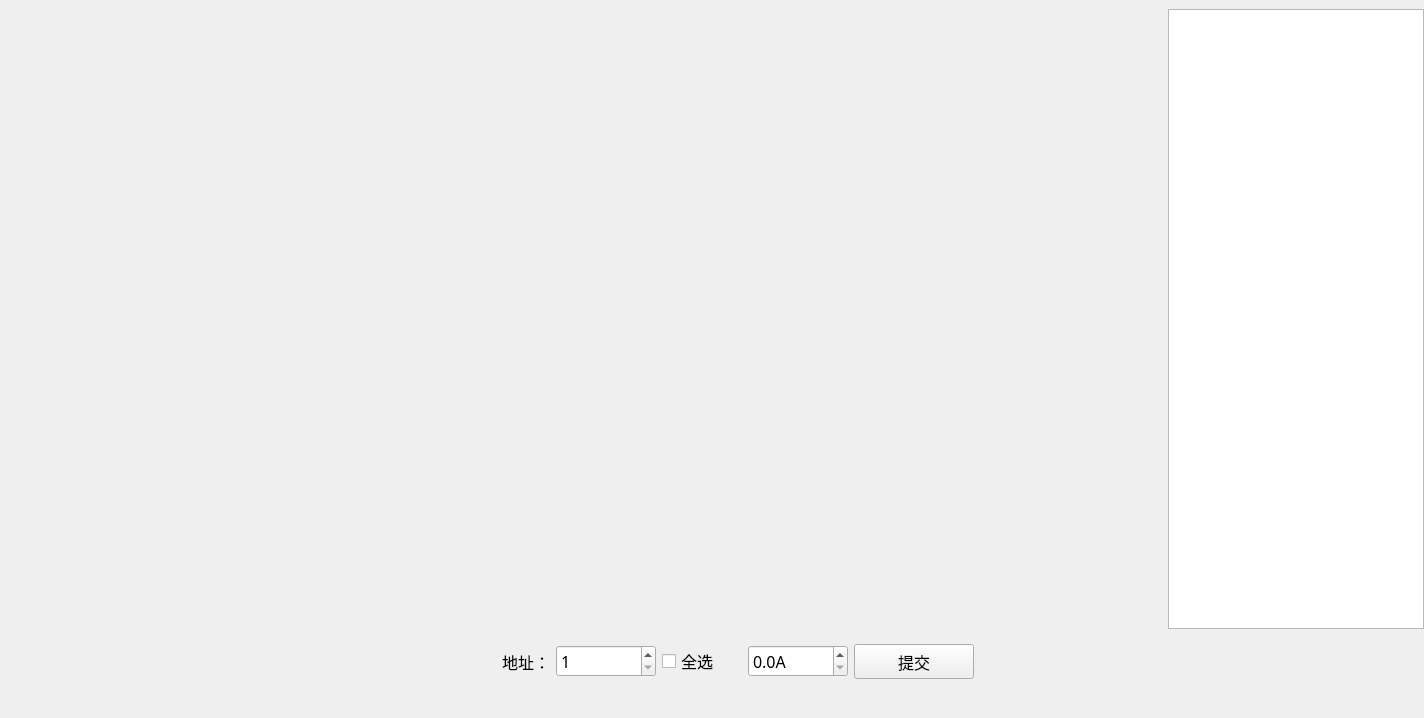
<?xml version="1.0" encoding="UTF-8"?>
<ui version="4.0">
 <class>MpduRtuTest_ThresholdOutputWid</class>
 <widget class="QWidget" name="MpduRtuTest_ThresholdOutputWid">
  <property name="geometry">
   <rect>
    <x>0</x>
    <y>0</y>
    <width>1424</width>
    <height>718</height>
   </rect>
  </property>
  <property name="windowTitle">
   <string>Form</string>
  </property>
  <layout class="QVBoxLayout" name="verticalLayout">
   <property name="leftMargin">
    <number>0</number>
   </property>
   <property name="topMargin">
    <number>9</number>
   </property>
   <property name="rightMargin">
    <number>0</number>
   </property>
   <property name="bottomMargin">
    <number>30</number>
   </property>
   <item>
    <layout class="QHBoxLayout" name="horizontalLayout">
     <item>
      <widget class="QWidget" name="widget" native="true">
       <property name="sizePolicy">
        <sizepolicy hsizetype="Preferred" vsizetype="Preferred">
         <horstretch>200</horstretch>
         <verstretch>0</verstretch>
        </sizepolicy>
       </property>
       <property name="minimumSize">
        <size>
         <width>800</width>
         <height>400</height>
        </size>
       </property>
       <layout class="QGridLayout" name="gridLayout">
        <item row="2" column="2">
         <widget class="QWidget" name="widget_9" native="true">
          <property name="styleSheet">
           <string notr="true"/>
          </property>
         </widget>
        </item>
        <item row="2" column="1">
         <widget class="QWidget" name="widget_8" native="true">
          <property name="styleSheet">
           <string notr="true"/>
          </property>
         </widget>
        </item>
        <item row="3" column="0">
         <widget class="QWidget" name="widget_10" native="true">
          <property name="styleSheet">
           <string notr="true"/>
          </property>
         </widget>
        </item>
        <item row="0" column="0">
         <widget class="QWidget" name="widget_1" native="true">
          <property name="styleSheet">
           <string notr="true"/>
          </property>
         </widget>
        </item>
        <item row="4" column="0">
         <widget class="QWidget" name="widget_13" native="true">
          <property name="styleSheet">
           <string notr="true"/>
          </property>
         </widget>
        </item>
        <item row="1" column="0">
         <widget class="QWidget" name="widget_4" native="true">
          <property name="styleSheet">
           <string notr="true"/>
          </property>
         </widget>
        </item>
        <item row="1" column="1">
         <widget class="QWidget" name="widget_5" native="true">
          <property name="styleSheet">
           <string notr="true"/>
          </property>
         </widget>
        </item>
        <item row="6" column="0">
         <widget class="QWidget" name="widget_16" native="true">
          <property name="styleSheet">
           <string notr="true"/>
          </property>
         </widget>
        </item>
        <item row="10" column="0">
         <widget class="QWidget" name="widget_22" native="true">
          <property name="styleSheet">
           <string notr="true"/>
          </property>
         </widget>
        </item>
        <item row="7" column="0">
         <widget class="QWidget" name="widget_19" native="true">
          <property name="styleSheet">
           <string notr="true"/>
          </property>
         </widget>
        </item>
        <item row="2" column="0">
         <widget class="QWidget" name="widget_7" native="true">
          <property name="styleSheet">
           <string notr="true"/>
          </property>
         </widget>
        </item>
        <item row="0" column="2">
         <widget class="QWidget" name="widget_3" native="true">
          <property name="styleSheet">
           <string notr="true"/>
          </property>
         </widget>
        </item>
        <item row="7" column="1">
         <widget class="QWidget" name="widget_20" native="true">
          <property name="styleSheet">
           <string notr="true"/>
          </property>
         </widget>
        </item>
        <item row="1" column="2">
         <widget class="QWidget" name="widget_6" native="true">
          <property name="styleSheet">
           <string notr="true"/>
          </property>
         </widget>
        </item>
        <item row="4" column="2">
         <widget class="QWidget" name="widget_15" native="true">
          <property name="styleSheet">
           <string notr="true"/>
          </property>
         </widget>
        </item>
        <item row="6" column="2">
         <widget class="QWidget" name="widget_18" native="true">
          <property name="styleSheet">
           <string notr="true"/>
          </property>
         </widget>
        </item>
        <item row="3" column="1">
         <widget class="QWidget" name="widget_11" native="true">
          <property name="styleSheet">
           <string notr="true"/>
          </property>
         </widget>
        </item>
        <item row="6" column="1">
         <widget class="QWidget" name="widget_17" native="true">
          <property name="styleSheet">
           <string notr="true"/>
          </property>
         </widget>
        </item>
        <item row="3" column="2">
         <widget class="QWidget" name="widget_12" native="true">
          <property name="styleSheet">
           <string notr="true"/>
          </property>
         </widget>
        </item>
        <item row="10" column="1">
         <widget class="QWidget" name="widget_23" native="true">
          <property name="styleSheet">
           <string notr="true"/>
          </property>
         </widget>
        </item>
        <item row="4" column="1">
         <widget class="QWidget" name="widget_14" native="true">
          <property name="styleSheet">
           <string notr="true"/>
          </property>
         </widget>
        </item>
        <item row="7" column="2">
         <widget class="QWidget" name="widget_21" native="true">
          <property name="styleSheet">
           <string notr="true"/>
          </property>
         </widget>
        </item>
        <item row="10" column="2">
         <widget class="QWidget" name="widget_24" native="true">
          <property name="styleSheet">
           <string notr="true"/>
          </property>
         </widget>
        </item>
        <item row="0" column="1">
         <widget class="QWidget" name="widget_2" native="true">
          <property name="styleSheet">
           <string notr="true"/>
          </property>
         </widget>
        </item>
       </layout>
      </widget>
     </item>
     <item>
      <widget class="QTextEdit" name="textEdit">
       <property name="minimumSize">
        <size>
         <width>100</width>
         <height>280</height>
        </size>
       </property>
       <property name="font">
        <font>
         <family>微软雅黑</family>
         <pointsize>12</pointsize>
        </font>
       </property>
      </widget>
     </item>
    </layout>
   </item>
   <item>
    <widget class="QWidget" name="widget_25" native="true">
     <layout class="QHBoxLayout" name="horizontalLayout_2">
      <item>
       <spacer name="horizontalSpacer">
        <property name="orientation">
         <enum>Qt::Horizontal</enum>
        </property>
        <property name="sizeHint" stdset="0">
         <size>
          <width>40</width>
          <height>20</height>
         </size>
        </property>
       </spacer>
      </item>
      <item>
       <widget class="QLabel" name="label">
        <property name="minimumSize">
         <size>
          <width>100</width>
          <height>30</height>
         </size>
        </property>
        <property name="font">
         <font>
          <family>微软雅黑</family>
          <pointsize>12</pointsize>
         </font>
        </property>
        <property name="text">
         <string>地址：</string>
        </property>
        <property name="alignment">
         <set>Qt::AlignRight|Qt::AlignTrailing|Qt::AlignVCenter</set>
        </property>
       </widget>
      </item>
      <item>
       <widget class="QSpinBox" name="spinBox">
        <property name="minimumSize">
         <size>
          <width>100</width>
          <height>30</height>
         </size>
        </property>
        <property name="font">
         <font>
          <family>微软雅黑</family>
          <pointsize>12</pointsize>
         </font>
        </property>
        <property name="minimum">
         <number>1</number>
        </property>
       </widget>
      </item>
      <item>
       <widget class="QCheckBox" name="checkBox">
        <property name="minimumSize">
         <size>
          <width>80</width>
          <height>30</height>
         </size>
        </property>
        <property name="font">
         <font>
          <family>微软雅黑</family>
          <pointsize>12</pointsize>
         </font>
        </property>
        <property name="text">
         <string>全选</string>
        </property>
       </widget>
      </item>
      <item>
       <widget class="QDoubleSpinBox" name="curDoubleSpinBox">
        <property name="minimumSize">
         <size>
          <width>100</width>
          <height>30</height>
         </size>
        </property>
        <property name="font">
         <font>
          <family>微软雅黑</family>
          <pointsize>12</pointsize>
         </font>
        </property>
        <property name="suffix">
         <string>A</string>
        </property>
        <property name="decimals">
         <number>1</number>
        </property>
       </widget>
      </item>
      <item>
       <widget class="QPushButton" name="pushButton">
        <property name="minimumSize">
         <size>
          <width>120</width>
          <height>35</height>
         </size>
        </property>
        <property name="font">
         <font>
          <family>微软雅黑</family>
          <pointsize>12</pointsize>
         </font>
        </property>
        <property name="text">
         <string>提交</string>
        </property>
       </widget>
      </item>
      <item>
       <spacer name="horizontalSpacer_2">
        <property name="orientation">
         <enum>Qt::Horizontal</enum>
        </property>
        <property name="sizeHint" stdset="0">
         <size>
          <width>40</width>
          <height>20</height>
         </size>
        </property>
       </spacer>
      </item>
     </layout>
    </widget>
   </item>
  </layout>
 </widget>
 <resources/>
 <connections/>
</ui>
